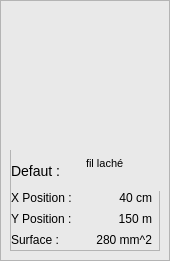
        <widget class="QFrame" name="frame_image_de_defaut_2">
         <property name="minimumSize">
          <size>
           <width>170</width>
           <height>261</height>
          </size>
         </property>
         <property name="maximumSize">
          <size>
           <width>170</width>
           <height>261</height>
          </size>
         </property>
         <property name="styleSheet">
          <string notr="true">background-color: rgb(233, 233, 233);
padding:0;</string>
         </property>
         <property name="frameShape">
          <enum>QFrame::StyledPanel</enum>
         </property>
         <property name="frameShadow">
          <enum>QFrame::Raised</enum>
         </property>
         <widget class="QLabel" name="Image_defaut_3">
          <property name="geometry">
           <rect>
            <x>10</x>
            <y>5</y>
            <width>150</width>
            <height>141</height>
           </rect>
          </property>
          <property name="minimumSize">
           <size>
            <width>0</width>
            <height>0</height>
           </size>
          </property>
          <property name="maximumSize">
           <size>
            <width>16777215</width>
            <height>16777215</height>
           </size>
          </property>
          <property name="styleSheet">
           <string notr="true">radious:5px;</string>
          </property>
          <property name="text">
           <string/>
          </property>
          <property name="pixmap">
           <pixmap>../CODE/Detection des defauts/Images/KinectScreenshot-Color-02-39-46.png</pixmap>
          </property>
          <property name="scaledContents">
           <bool>true</bool>
          </property>
         </widget>
         <widget class="QFrame" name="frame_8">
          <property name="geometry">
           <rect>
            <x>10</x>
            <y>150</y>
            <width>150</width>
            <height>101</height>
           </rect>
          </property>
          <property name="frameShape">
           <enum>QFrame::StyledPanel</enum>
          </property>
          <property name="frameShadow">
           <enum>QFrame::Raised</enum>
          </property>
          <widget class="QWidget" name="layoutWidget_9">
           <property name="geometry">
            <rect>
             <x>1</x>
             <y>0</y>
             <width>151</width>
             <height>41</height>
            </rect>
           </property>
           <layout class="QHBoxLayout" name="horizontalLayout_20">
            <item>
             <widget class="QLabel" name="label_defaut_3">
              <property name="minimumSize">
               <size>
                <width>0</width>
                <height>26</height>
               </size>
              </property>
              <property name="maximumSize">
               <size>
                <width>16777215</width>
                <height>27</height>
               </size>
              </property>
              <property name="font">
               <font>
                <pointsize>-1</pointsize>
               </font>
              </property>
              <property name="styleSheet">
               <string notr="true">QLabel{
	text-align:left;
	font-size:14px;
	cursor: pointer;
}


</string>
              </property>
              <property name="text">
               <string>Defaut :</string>
              </property>
             </widget>
            </item>
            <item>
             <widget class="QTextBrowser" name="textBrowser_3">
              <property name="minimumSize">
               <size>
                <width>50</width>
                <height>20</height>
               </size>
              </property>
              <property name="maximumSize">
               <size>
                <width>80</width>
                <height>34</height>
               </size>
              </property>
              <property name="styleSheet">
               <string notr="true">QTextBrowser{
	text-align:left;
	font-size:16px;
	cursor: pointer;
	border:none;
}


</string>
              </property>
              <property name="html">
               <string>&lt;!DOCTYPE HTML PUBLIC &quot;-//W3C//DTD HTML 4.0//EN&quot; &quot;http://www.w3.org/TR/REC-html40/strict.dtd&quot;&gt;
&lt;html&gt;&lt;head&gt;&lt;meta name=&quot;qrichtext&quot; content=&quot;1&quot; /&gt;&lt;style type=&quot;text/css&quot;&gt;
p, li { white-space: pre-wrap; }
&lt;/style&gt;&lt;/head&gt;&lt;body style=&quot; font-family:'MS Shell Dlg 2'; font-size:16px; font-weight:400; font-style:normal;&quot;&gt;
&lt;p style=&quot; margin-top:0px; margin-bottom:0px; margin-left:0px; margin-right:0px; -qt-block-indent:0; text-indent:0px;&quot;&gt;&lt;span style=&quot; font-size:8pt;&quot;&gt;fil laché&lt;/span&gt;&lt;/p&gt;&lt;/body&gt;&lt;/html&gt;</string>
              </property>
             </widget>
            </item>
           </layout>
          </widget>
          <widget class="QWidget" name="layoutWidget_10">
           <property name="geometry">
            <rect>
             <x>1</x>
             <y>38</y>
             <width>141</width>
             <height>61</height>
            </rect>
           </property>
           <layout class="QVBoxLayout" name="_3">
            <property name="spacing">
             <number>2</number>
            </property>
            <item>
             <layout class="QHBoxLayout" name="horizontalLayout_21">
              <item>
               <widget class="QLabel" name="label_X_Position_3">
                <property name="text">
                 <string>X Position :</string>
                </property>
               </widget>
              </item>
              <item>
               <widget class="QLabel" name="X_Position_3">
                <property name="layoutDirection">
                 <enum>Qt::LeftToRight</enum>
                </property>
                <property name="text">
                 <string>40 cm</string>
                </property>
                <property name="alignment">
                 <set>Qt::AlignRight|Qt::AlignTrailing|Qt::AlignVCenter</set>
                </property>
               </widget>
              </item>
             </layout>
            </item>
            <item>
             <layout class="QHBoxLayout" name="horizontalLayout_22">
              <item>
               <widget class="QLabel" name="label_Y_Position_3">
                <property name="text">
                 <string>Y Position :</string>
                </property>
               </widget>
              </item>
              <item>
               <widget class="QLabel" name="Y_Position_3">
                <property name="layoutDirection">
                 <enum>Qt::LeftToRight</enum>
                </property>
                <property name="text">
                 <string>150 m</string>
                </property>
                <property name="alignment">
                 <set>Qt::AlignRight|Qt::AlignTrailing|Qt::AlignVCenter</set>
                </property>
               </widget>
              </item>
             </layout>
            </item>
            <item>
             <layout class="QHBoxLayout" name="horizontalLayout_23">
              <item>
               <widget class="QLabel" name="label_Surface_3">
                <property name="text">
                 <string>Surface :</string>
                </property>
               </widget>
              </item>
              <item>
               <widget class="QLabel" name="Surface_3">
                <property name="layoutDirection">
                 <enum>Qt::LeftToRight</enum>
                </property>
                <property name="text">
                 <string>280 mm^2</string>
                </property>
                <property name="alignment">
                 <set>Qt::AlignRight|Qt::AlignTrailing|Qt::AlignVCenter</set>
                </property>
               </widget>
              </item>
             </layout>
            </item>
           </layout>
          </widget>
         </widget>
        </widget>
